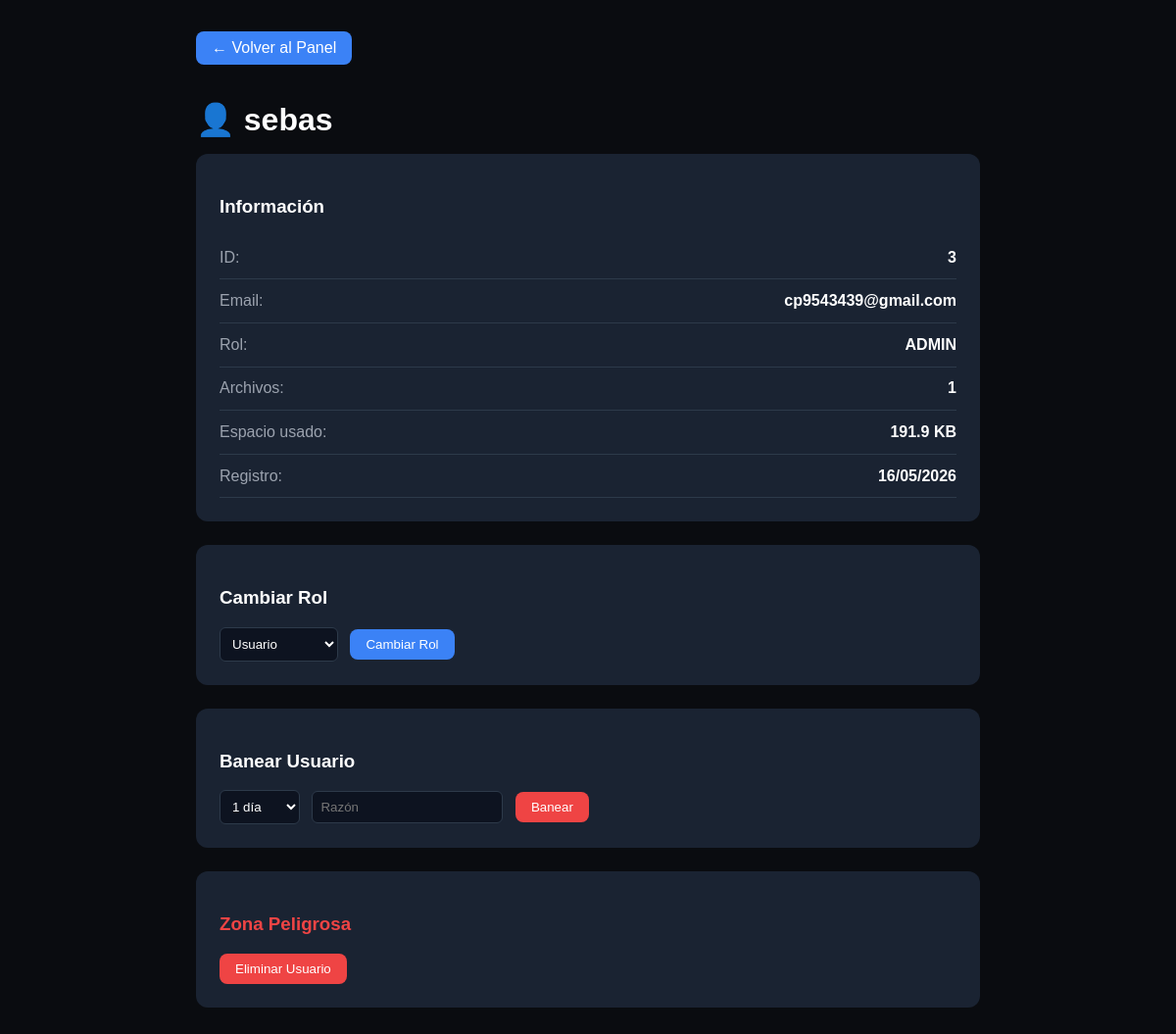
/admin/user/3 (signed in), run on the app's committed database.
### instance/app.py (models this page shows, shortened)
class User(UserMixin, db.Model):
    id = db.Column(db.Integer, primary_key=True)
    username = db.Column(db.String(80), unique=True, nullable=False)
    email = db.Column(db.String(120), unique=True, nullable=False)
    password = db.Column(db.String(200), nullable=False)
    role = db.Column(db.String(20), default='user')  # user, admin, owner
    is_banned = db.Column(db.Boolean, default=False)
    ban_reason = db.Column(db.String(200), nullable=True)
    ban_until = db.Column(db.DateTime, nullable=True)
    avatar = db.Column(db.String(200), default='default.png')
    created_at = db.Column(db.DateTime, default=datetime.utcnow)
    last_login = db.Column(db.DateTime, nullable=True)
    files = db.relationship('File', backref='owner', lazy=True)
    def is_admin(self):
        return self.role in ['admin', 'owner']
    def is_owner(self):
        return self.role == 'owner'
    def is_banned_active(self):
        if not self.is_banned:
            return False

### instance/app.py (the view)
@app.route('/admin/user/<int:user_id>')
@login_required
@admin_required
def admin_user_detail(user_id):
    user = User.query.get_or_404(user_id)
    user_files = File.query.filter_by(user_id=user.id).order_by(File.upload_date.desc()).all()
    total_space = sum(f.file_size for f in user_files)
    return render_template('admin_user_detail.html',
                         target_user=user,
                         files=user_files,
                         total_space=format_file_size(total_space))

### instance/app.py (called while the page is built)
@login_manager.user_loader
def load_user(user_id):
    user = User.query.get(int(user_id))
    if user and user.is_banned_active():
        return None
    return user

def format_file_size(size_bytes):
    if size_bytes < 1024:
        return f"{size_bytes} B"
    elif size_bytes < 1024 * 1024:
        return f"{size_bytes / 1024:.1f} KB"
    elif size_bytes < 1024 * 1024 * 1024:
        return f"{size_bytes / (1024 * 1024):.1f} MB"
    else:
        return f"{size_bytes / (1024 * 1024 * 1024):.2f} GB"

def admin_required(f):
    from functools import wraps
    @wraps(f)
    def decorated(*args, **kwargs):
        if not current_user.is_authenticated or not current_user.is_admin():
            flash('Acceso denegado. Se requieren permisos de administrador.', 'error')
            return redirect(url_for('dashboard'))
        return f(*args, **kwargs)
    return decorated

### templates/admin_user_detail.html (shortened to what this page needs)
<!DOCTYPE html>
<html>
<head>
</head>
<body>
    <div class="container">
        <a href="{{ url_for('admin_panel') }}" class="back-btn">← Volver al Panel</a>
        <h1>👤 {{ target_user.username }}</h1>
        <div class="card">
            <h3 style="color:white">Información</h3>
            <div class="info-row">
                <span class="info-label">ID:</span>
                <span class="info-value">{{ target_user.id }}</span>
            </div>
            <div class="info-row">
                <span class="info-label">Email:</span>
                <span class="info-value">{{ target_user.email }}</span>
            </div>
            <div class="info-row">
                <span class="info-label">Rol:</span>
                <span class="info-value">{{ target_user.role|upper }}</span>
            </div>
            <div class="info-row">
                <span class="info-label">Archivos:</span>
                <span class="info-value">{{ target_user.files|length }}</span>
            </div>
            <div class="info-row">
                <span class="info-label">Espacio usado:</span>
                <span class="info-value">{{ total_space }}</span>
            </div>
            <div class="info-row">
                <span class="info-label">Registro:</span>
                <span class="info-value">{{ target_user.created_at.strftime('%d/%m/%Y') }}</span>
            </div>
        </div>
        {% if current_user.is_owner() and not target_user.is_owner() %}
        <div class="card">
            <h3 style="color:white">Cambiar Rol</h3>
            <form method="POST" action="{{ url_for('admin_change_role', user_id=target_user.id) }}">
                <select name="role">
                    <option value="user">Usuario</option>
                </select>
                <button type="submit" class="btn btn-primary">Cambiar Rol</button>
            </form>
        </div>
        {% endif %}
        {% if not target_user.is_banned_active() and not target_user.is_owner() %}
        <div class="card">
            <h3 style="color:white">Banear Usuario</h3>
            <form method="POST" action="{{ url_for('admin_ban_user', user_id=target_user.id) }}">
                <select name="ban_days" required>
                    <option value="1">1 día</option>
                </select>
                <input type="text" name="ban_reason" placeholder="Razón" required>
                <button type="submit" class="btn btn-danger">Banear</button>
            </form>
        </div>
        {% endif %}
        {% if current_user.is_owner() and not target_user.is_owner() %}
        <div class="card">
            <h3 style="color:#ef4444">Zona Peligrosa</h3>
            <form method="POST" action="{{ url_for('admin_delete_user', user_id=target_user.id) }}" onsubmit="return confirm('¿Eliminar a {{ target_user.username }} y todos sus archivos?')">
                <button type="submit" class="btn btn-danger">Eliminar Usuario</button>
            </form>
        </div>
        {% endif %}
    </div>
</body>
</html>

### templates/admin_user_detail.html (style rules this page uses)
body { font-family: Arial, sans-serif; background: #0a0c10; margin: 0; padding: 2rem; }
.container { max-width: 800px; margin: 0 auto; }
.card { background: #1a2332; border-radius: 12px; padding: 1.5rem; margin-bottom: 1.5rem; }
h1 { color: white; margin-bottom: 1rem; }
.info-row { display: flex; justify-content: space-between; padding: 0.8rem 0; border-bottom: 1px solid #2d3a4a; }
.info-label { color: #9ca3af; }
.info-value { color: white; font-weight: bold; }
.btn { padding: 0.5rem 1rem; border: none; border-radius: 8px; cursor: pointer; margin-right: 0.5rem; }
.btn-primary { background: #3b82f6; color: white; }
.btn-danger { background: #ef4444; color: white; }
select, input { padding: 0.5rem; border-radius: 6px; border: 1px solid #2d3a4a; background: #0d1320; color: white; margin-right: 0.5rem; }
.back-btn { display: inline-block; margin-bottom: 1rem; padding: 0.5rem 1rem; background: #3b82f6; color: white; text-decoration: none; border-radius: 8px; }

### data on the page
User: username "sebas", id "3", email "cp9543439@gmail.com", role "ADMIN", created_at "16/05/2026"

### other printed values
{{ target_user.files|length }} "1"
{{ total_space }} "191.9 KB"
